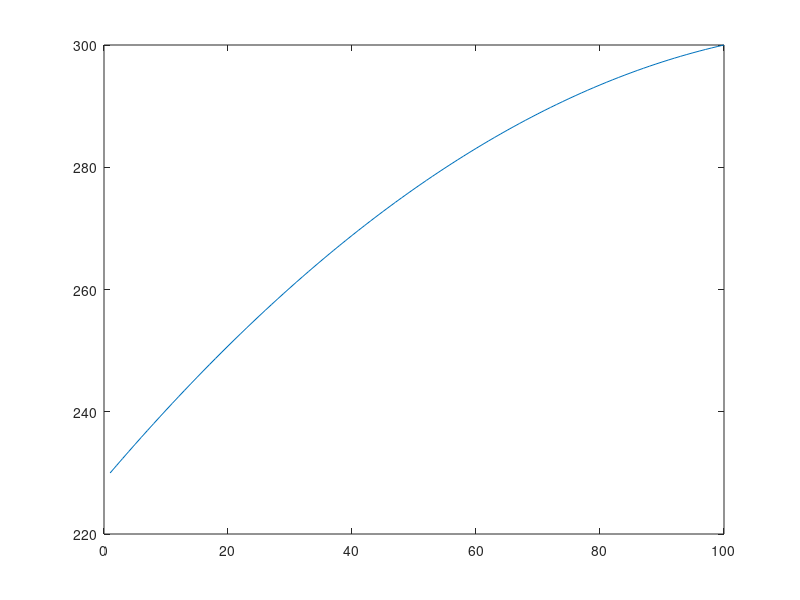

Write the MATLAB code that produced this figure.
% Programmer:  James L. Armes
% Analytic Solution Modeling for TEM Model Validation
clear all; clc;
A = 1.4*10^-6;
L = 0.0013081;
k = 1.48;
alpha = 2*10^-4;
I = 4.0;
sigma = 1*10^5;
x = linspace(0,0.0013081);
Tc = 230;
Th = 300;


TTop = (I.^2.*L.*(L-x).*x+2.*A.^2.*k.*sigma.*(L.*Tc+(Th-Tc).*x));
TBot = 2.*A.^2.*k.*L.*sigma;

T=TTop./TBot;
plot(T);